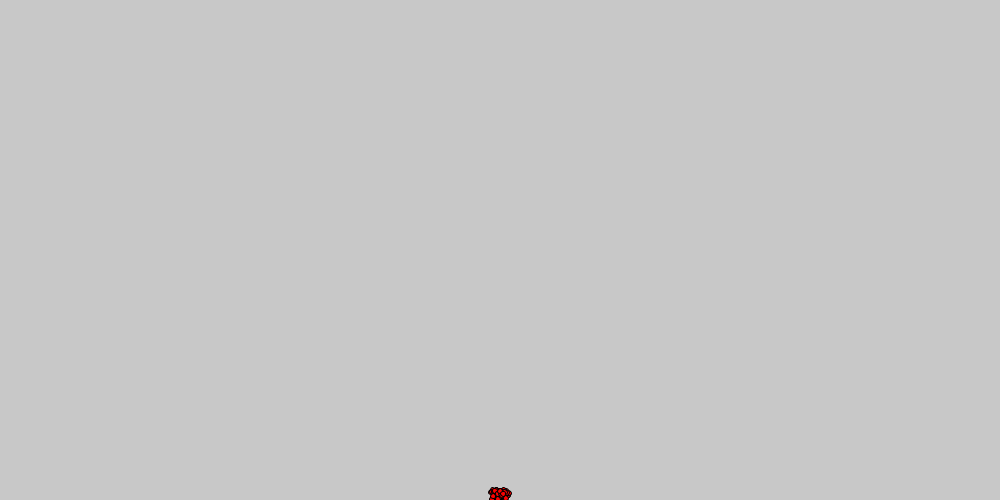
Frame 1 (no input)
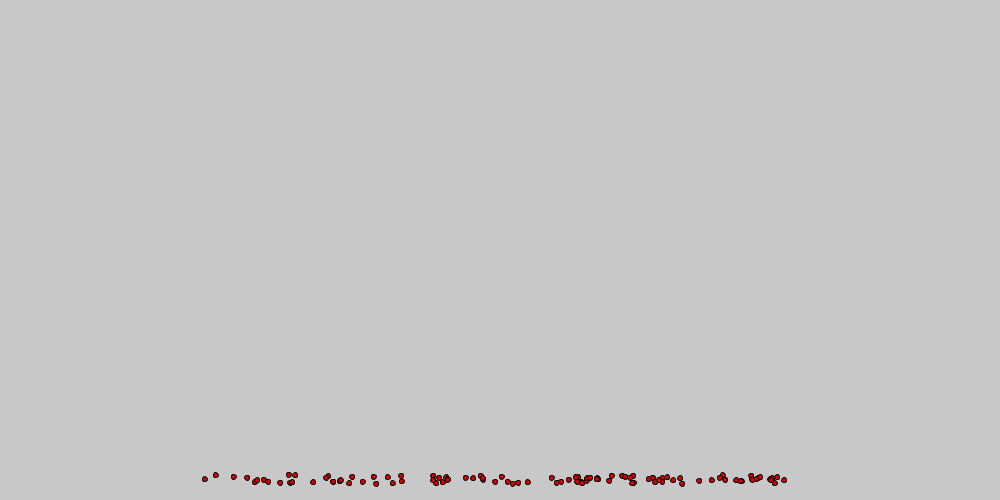
Frame 60 (the mouse pressed at the canvas centre just before this capture)
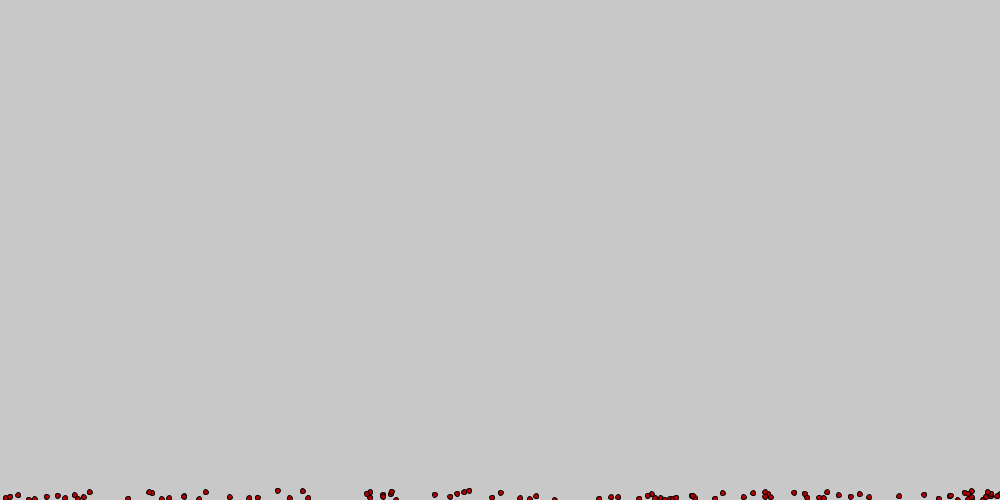
Frame 120 (the mouse held since frame 60 and released just before this capture)

The Processing sketch that drew these frames (run headless with seeded random() and noise(); from frame 60 on, the mouse is pressed at the canvas centre):

// Processing sketch: processing_148587
// ── processing_148587.pde

particle p[] = new particle[100];
float g = 0.2;

void setup()
{
  size(1000, 500);
  for (int i =0 ; i<p.length ; i++)
  p[i] = new particle(width/2+random(-5,5), height +random(-5,5), random(-5,5), random(-5,-10));
}

void draw()
{
  background(200);
  for (particle n : p)
  {
    n.move();
    n.draw();
  }
}
class particle
{
  float x,y;
  float v_x, v_y;
  float life,age;
  particle(float initx, float inity, float initv_x, float initv_y)
  {
    x = initx; y = inity;
    v_x = initv_x; v_y = initv_y;
    age = 0; life = 200;
  }
  
  void draw()
  {
    float f =constrain(norm(age,0,life), 0, 1);
    color born = color(255,0,0);
    color dead = color(10,0,0);
    fill( lerpColor(born,dead,f));
    ellipse(x,y,5,5);
  }
  
  void move()
  {
    x += v_x; y += v_y;
    v_y += g;
    if( y>height ) { y=height; v_y *= -random(0.5,0.7); }
    if( y<0 ) { y=0; v_y *= -0.7; }
    if( x>width ) { x=width; v_x *= -0.7; }
    if( x<0 ) { x=0; v_x *= -0.7; }
    age+=0.5;
  }
}
